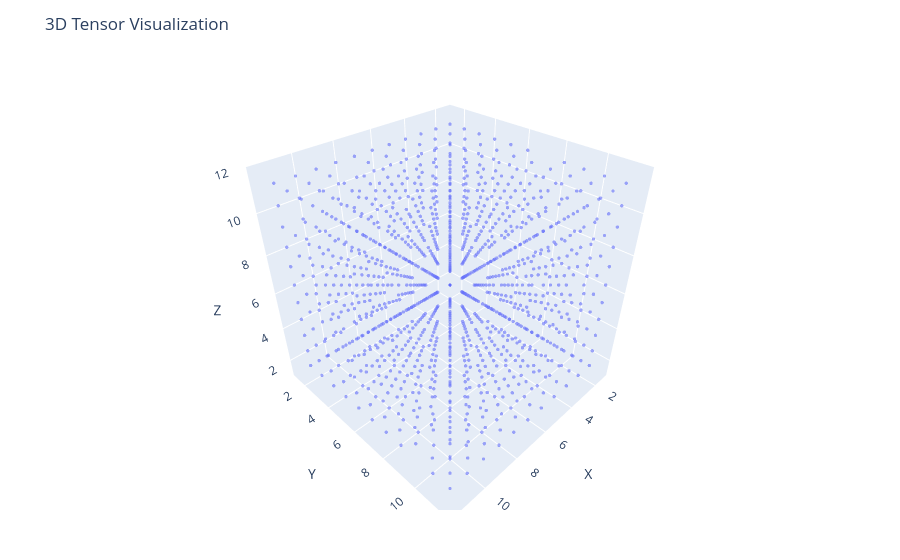

This figure's notebook cell:
### Markdown cell above
## Step 6: Randomizing the source basis
Dleto works by detecting a hidden constraint equation in a given tensor.  So far the tensors we created are obviously equations of a sphere.  So what we do next is randomize the bases of the x, y, and z axes.  In the case of our original sphere with radius 5 the entire tensor fit inside $11 \times 11 \times 11$-array.  This means that are operating in 3 different 11-dimensional vector spaces.  So we apply a random $11 \times 11$ invertible matrix $X$ to the slices `tensor[i,:,:]`, an invertible matrix $Y$ to each slice `tensor[:,j,:]` and finally an invertible matrix $Z$ to the each `tensor[:,:,k]`.  If you changed the dimensions then the relevant matrix sizes will change accordingly.  The command `randomTensor` uses the arrays internally stored dimensions to calculate the appropriate changes.  The return includes not only the resulting tensor but also the matrices $X,Y,Z$ used to affect the change.  To access the resulting tensor use the record name `.tensor`.  To access the coordinate changes use `.Xes`, `.Yes` and `.Zes`.

Here is our small sphere randomized, it likely looks completely filled in like dense tensor.

### Code cell
hidden_sphere5 = randomizeTensor(sphere5)
plotTensor(hidden_sphere5.tensor)

### Figure 1 — Plotly figure (JSON) as saved in the notebook; plotly's stock layout.template omitted (floating-point values rounded to 4 significant figures; data arrays with more than 128 entries replaced by an {"elided": "..."} marker saying what was removed)
{"data": [{"marker": {"opacity": 0.6, "size": 2}, "mode": "markers", "type": "scatter3d", "x": {"elided": "1295 int values"}, "y": {"elided": "1295 int values"}, "z": {"elided": "1295 int values"}}], "layout": {"margin": {"b": 50, "l": 50, "r": 50, "t": 60}, "scene": {"aspectmode": "cube", "xaxis": {"range": [1, 12], "title": "X"}, "yaxis": {"range": [1, 12], "title": "Y"}, "zaxis": {"range": [1, 12], "title": "Z"}}, "title": "3D Tensor Visualization"}}
